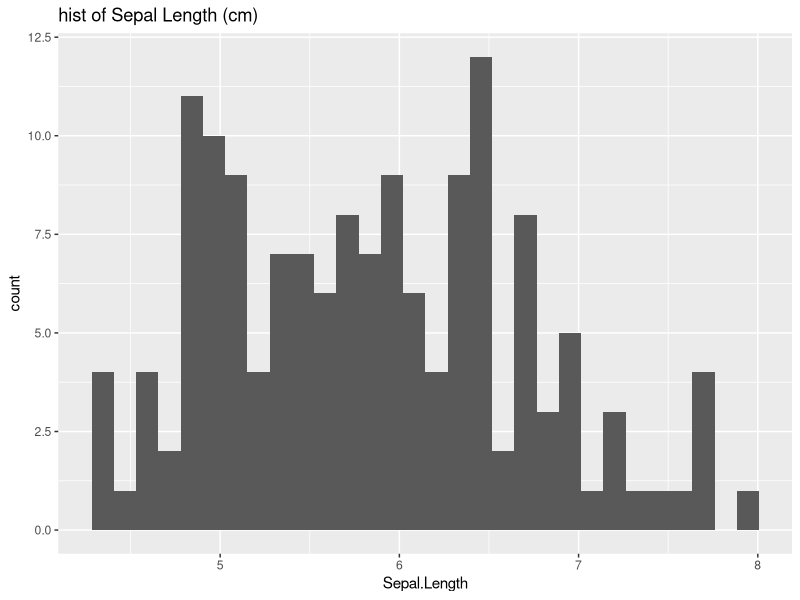
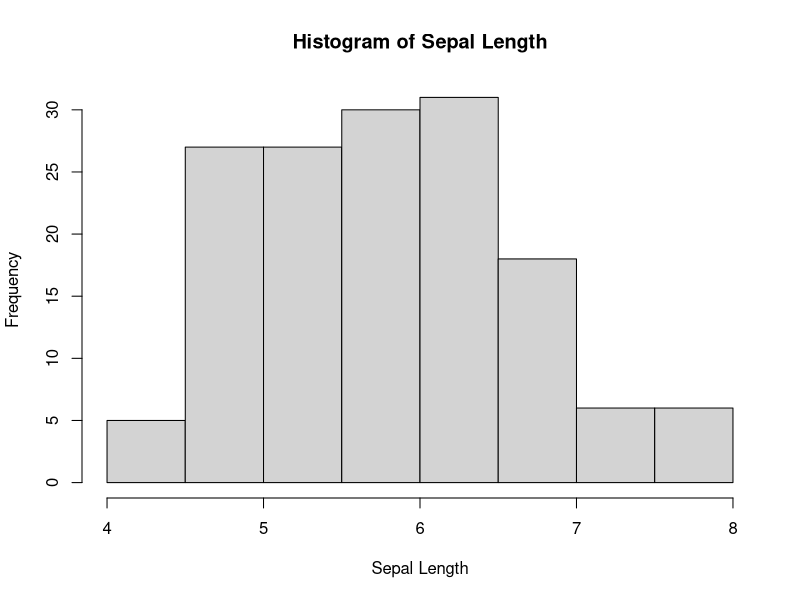
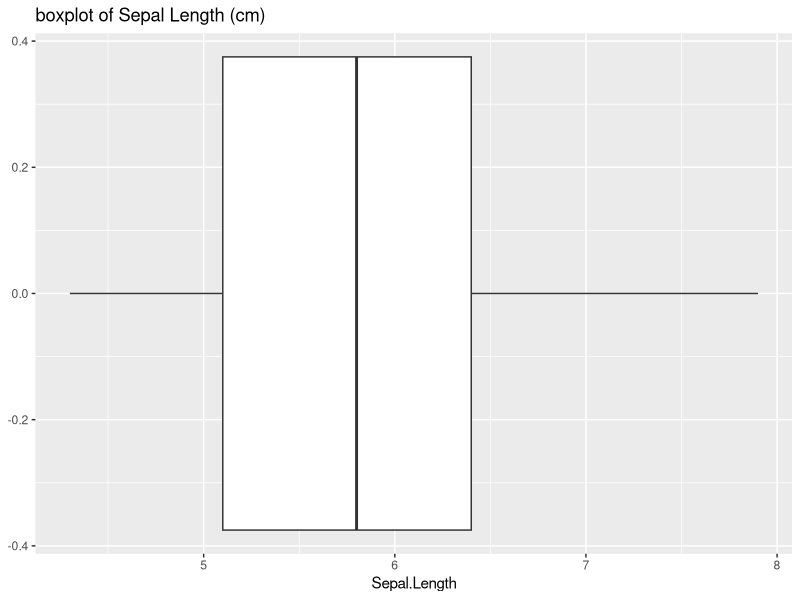
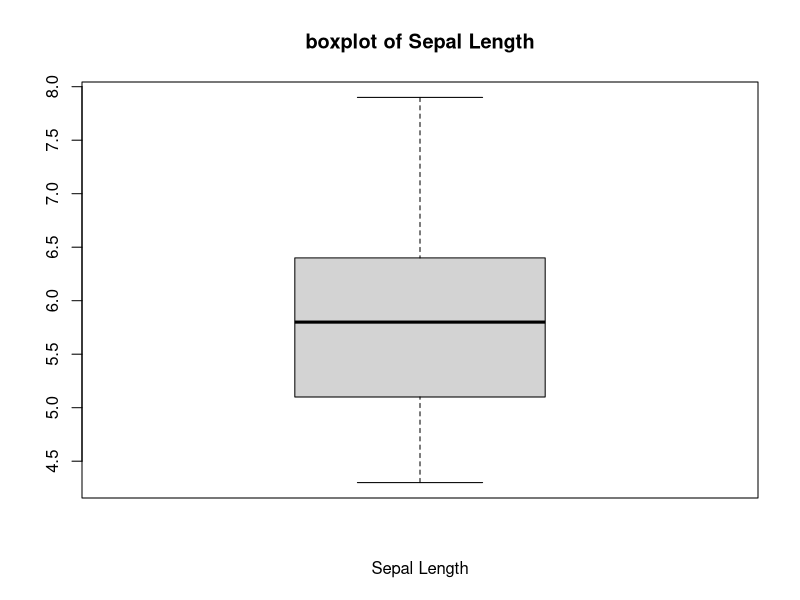
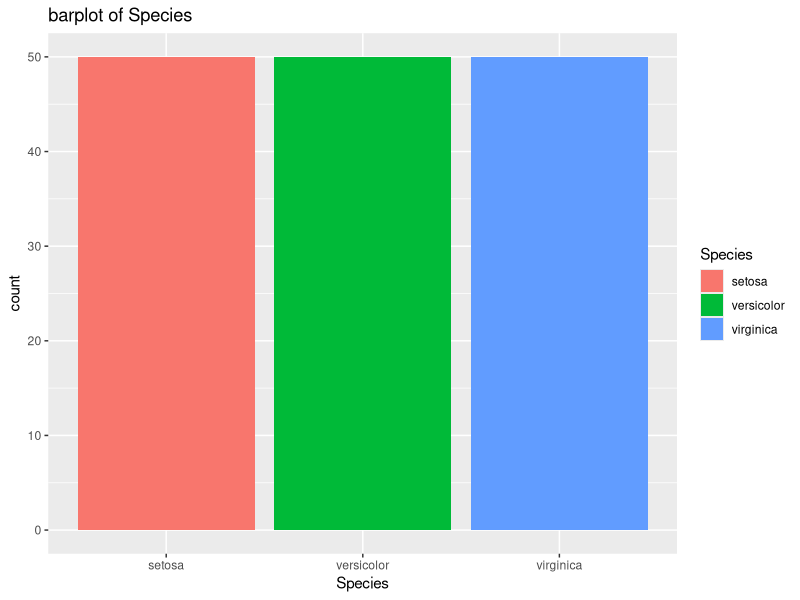
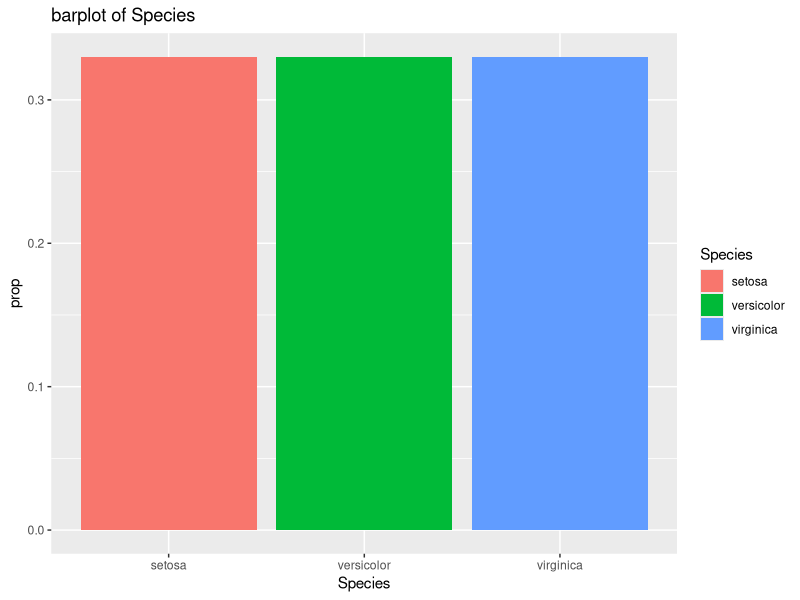
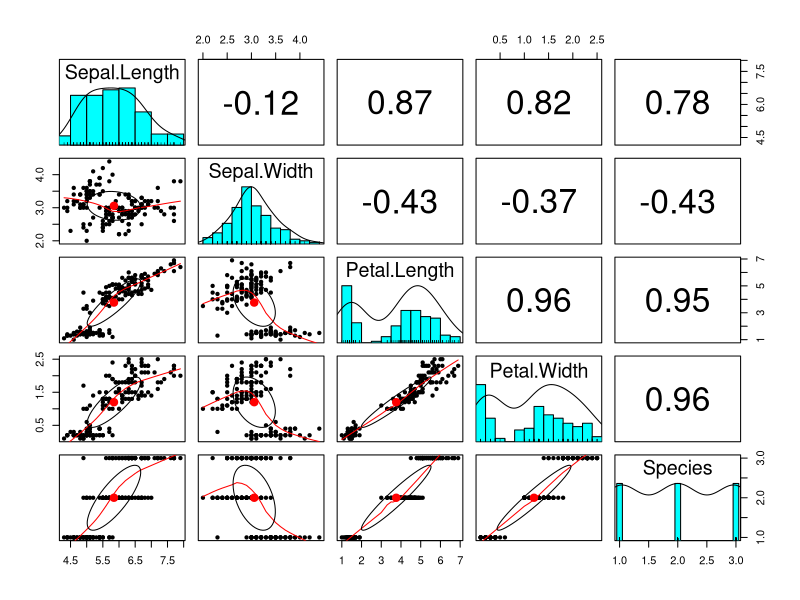
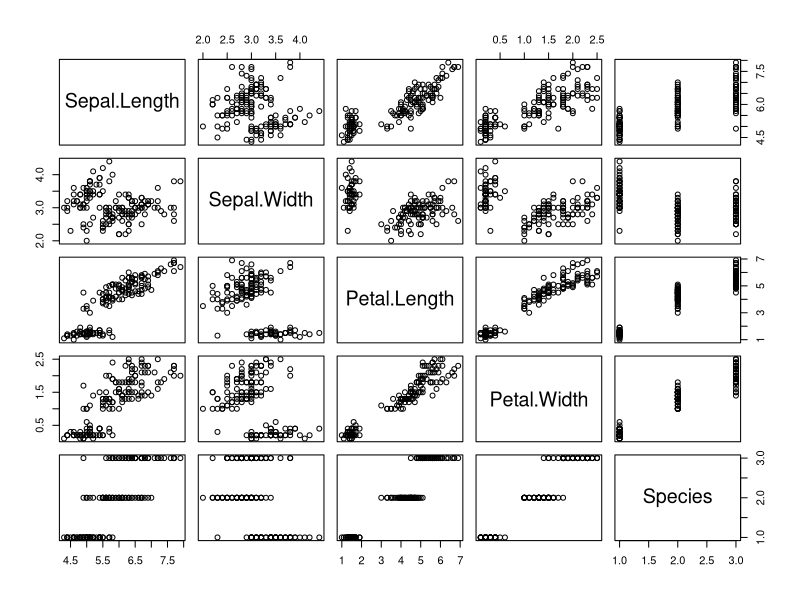

The R script that drew these images, in order:
## ---- chunk 1
library(tidyverse)
library(psych)
## ---- chunk 2
#?iris 
## ---- chunk 3
#?str
## ---- chunk 4
iris %>% str()

#str(iris)
## ---- chunk 5
iris %>% nrow()

#nrow(iris)
## ---- chunk 6
iris %>% ncol()

#ncol(iris)
## ---- chunk 7
iris %>% head() # defaults to 6 rows. 

#head(iris)
## ---- chunk 8
iris %>% head(n=3) # Show first 3 rows. 

#head(iris,n=3)
## ---- chunk 9
iris %>% tail(n=3) # Show LAST 3 rows. 

#tail(iris,n=3)
## ---- chunk 10
iris %>% summary()

#summary(iris)
## ---- chunk 11

iris$Sepal.Length %>% quantile()
iris$Sepal.Length %>% quantile(probs = seq(0,1, 0.2))
iris$Sepal.Length %>% quantile(probs = seq(0,1, 0.1))

#quantile(iris$Sepal.Length)
## ---- chunk 12

iris$Sepal.Length %>% quantile()
iris$Sepal.Length %>% quantile(probs = seq(0,1, 0.2)) # quintile
iris$Sepal.Length %>% quantile(probs = seq(0,1, 0.1)) #decile

#quantile(iris$Sepal.Length)
## ---- chunk 13
#iris %>% select(Sepal.Width) %>% sd() 

sd(iris[,c(2)])
## ---- chunk 14
iris %>% select(Sepal.Width) %>% var() 

#var(iris[,c(2)])
## ---- chunk 15
iris %>% 
  ggplot(aes(x=Sepal.Length)) + 
  geom_histogram() +
  ggtitle('hist of Sepal Length (cm)')
## ---- chunk 16
hist(iris$Sepal.Length, main = "Histogram of Sepal Length",
     xlab = "Sepal Length")
## ---- chunk 17
iris %>% 
  ggplot(aes(x=Sepal.Length)) + 
  geom_boxplot() +
  ggtitle('boxplot of Sepal Length (cm)')
## ---- chunk 18
boxplot(iris$Sepal.Length, main = "boxplot of Sepal Length",
     xlab = "Sepal Length")
## ---- chunk 19
iris$Species %>% is.factor()

#is.factor(iris$Species)
## ---- chunk 20
iris$Species %>% summary()
## ---- chunk 21
iris$Species %>% nlevels()
## ---- chunk 22
iris %>% count(Species)
## ---- chunk 23
iris$Species %>% table() %>% prop.table() %>% round(digits=2)
## ---- chunk 24
prop.table(table(iris$Species)) 
## ---- chunk 25
iris %>%
  ggplot() +
  geom_bar(aes(x=Species,fill=Species)) +
  ggtitle('barplot of Species')
## ---- chunk 26
iris %>%
  count(Species) %>%
  mutate(total_n=sum(n)) %>%
  mutate(prop = round(n/total_n,2)) %>%
  ggplot() +
  geom_col(aes(x=Species,y=prop,fill=Species)) +
  ggtitle('barplot of Species')
## ---- chunk 27
iris %>% pairs.panels()

#pairs.panels(iris)
## ---- chunk 28
pairs(iris)
## ---- chunk 29
iris %>% 
  ggplot() +
  geom_point(aes(x=Sepal.Length,y=Sepal.Width)) +
  ggtitle('Sepal width by length')
## ---- chunk 30
iris %>% 
  ggplot() +
  geom_point(aes(x=Sepal.Length,y=Sepal.Width,color=Species)) +
  ggtitle('Sepal width by length')
## ---- chunk 31
with(iris, plot(Sepal.Length,Sepal.Width, col = Species, pch = as.numeric(Species)))
legend('topright', legend = levels(iris$Species),  col = 1:3, cex = 0.8, pch = 1:3)
## ---- chunk 32
iris %>% 
  ggplot() +
  geom_point(aes(x=Sepal.Length,y=Sepal.Width,color=Species,shape=Species)) +
  ggtitle('Sepal width by length') + 
  theme_minimal()
## ---- chunk 33
iris %>% 
  ggplot() +
  geom_boxplot(aes(x=Species,y=Sepal.Length,color=Species)) +
  ggtitle('Sepal length by species')
## ---- chunk 34
iris %>% split(.$Species) %>% map(summary) 
## ---- chunk 35
aggregate(Petal.Width~Species, summary, data = iris) # won't show in output
## ---- chunk 36
#iris %>% cor()
## ---- chunk 37
iris %>% select(-Species) %>% cor()
## ---- chunk 38
iris %>% select(Sepal.Width,Sepal.Length) %>% cor() 

#cor(iris[,c(2,1)])
## ---- chunk 39
iris %>% select(Sepal.Width,Sepal.Length) %>% cov() 

#cov(iris[,c(2,1)])
